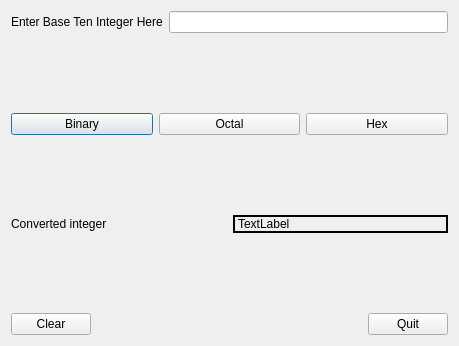
<?xml version="1.0" encoding="UTF-8"?>
<ui version="4.0">
 <class>Dialog</class>
 <widget class="QDialog" name="Dialog">
  <property name="geometry">
   <rect>
    <x>0</x>
    <y>0</y>
    <width>459</width>
    <height>346</height>
   </rect>
  </property>
  <property name="windowTitle">
   <string>Dialog</string>
  </property>
  <layout class="QVBoxLayout" name="verticalLayout">
   <item>
    <layout class="QHBoxLayout" name="horizontalLayout_4">
     <item>
      <widget class="QLabel" name="label">
       <property name="text">
        <string>Enter Base Ten Integer Here</string>
       </property>
      </widget>
     </item>
     <item>
      <widget class="QLineEdit" name="lineEdit"/>
     </item>
    </layout>
   </item>
   <item>
    <spacer name="verticalSpacer_3">
     <property name="orientation">
      <enum>Qt::Vertical</enum>
     </property>
     <property name="sizeHint" stdset="0">
      <size>
       <width>20</width>
       <height>40</height>
      </size>
     </property>
    </spacer>
   </item>
   <item>
    <layout class="QHBoxLayout" name="horizontalLayout_3">
     <item>
      <widget class="QPushButton" name="pushButton_6">
       <property name="text">
        <string>Binary</string>
       </property>
      </widget>
     </item>
     <item>
      <widget class="QPushButton" name="pushButton_7">
       <property name="text">
        <string>Octal</string>
       </property>
      </widget>
     </item>
     <item>
      <widget class="QPushButton" name="pushButton_8">
       <property name="text">
        <string>Hex</string>
       </property>
      </widget>
     </item>
    </layout>
   </item>
   <item>
    <spacer name="verticalSpacer">
     <property name="orientation">
      <enum>Qt::Vertical</enum>
     </property>
     <property name="sizeHint" stdset="0">
      <size>
       <width>20</width>
       <height>40</height>
      </size>
     </property>
    </spacer>
   </item>
   <item>
    <layout class="QHBoxLayout" name="horizontalLayout">
     <item>
      <widget class="QLabel" name="label_2">
       <property name="text">
        <string>Converted integer</string>
       </property>
      </widget>
     </item>
     <item>
      <widget class="QLabel" name="label_3">
       <property name="frameShape">
        <enum>QFrame::Box</enum>
       </property>
       <property name="lineWidth">
        <number>2</number>
       </property>
       <property name="text">
        <string>TextLabel</string>
       </property>
      </widget>
     </item>
    </layout>
   </item>
   <item>
    <spacer name="verticalSpacer_2">
     <property name="orientation">
      <enum>Qt::Vertical</enum>
     </property>
     <property name="sizeHint" stdset="0">
      <size>
       <width>20</width>
       <height>40</height>
      </size>
     </property>
    </spacer>
   </item>
   <item>
    <layout class="QHBoxLayout" name="horizontalLayout_2">
     <item>
      <widget class="QPushButton" name="pushButton">
       <property name="text">
        <string>Clear</string>
       </property>
      </widget>
     </item>
     <item>
      <spacer name="horizontalSpacer">
       <property name="orientation">
        <enum>Qt::Horizontal</enum>
       </property>
       <property name="sizeHint" stdset="0">
        <size>
         <width>40</width>
         <height>20</height>
        </size>
       </property>
      </spacer>
     </item>
     <item>
      <widget class="QPushButton" name="pushButton_2">
       <property name="text">
        <string>Quit</string>
       </property>
      </widget>
     </item>
    </layout>
   </item>
  </layout>
 </widget>
 <layoutdefault spacing="6" margin="11"/>
 <resources/>
 <connections/>
</ui>
